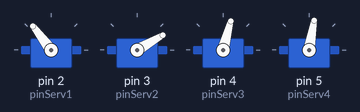
Bench run of a sketch on a simulated Arduino Uno, built with avr-gcc and run on an emulated ATmega328P. Parts: 4 × servo.

Above: at 0.05 s.
At 1.9 s:
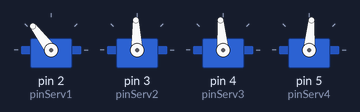
At 4.05 s:
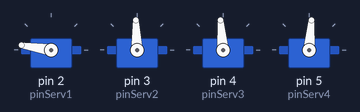
At 8.1 s:
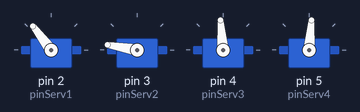
At 12.15 s:
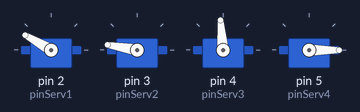
At 16.2 s:
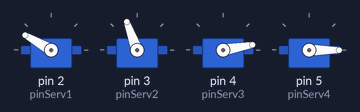
Timing chart, 0 to 18.6 s (numbered marks = the images above):
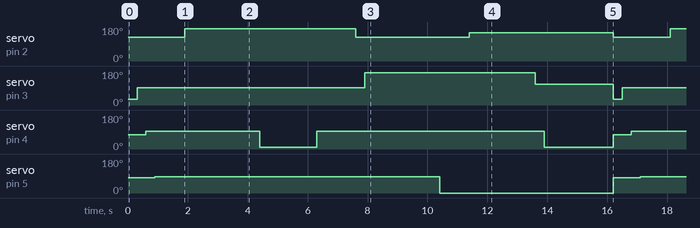

The sketch:

Braco_Robotico_Autonomo.ino
```cpp
// inclui bibilioteca do servomotor
#include <Servo.h>

// define pinos dos servos
#define pinServ1 2
#define pinServ2 3
#define pinServ3 4
#define pinServ4 5

// nomeia os servos
Servo serv1, serv2, serv3, serv4;

// cria as variavies dos angulos de cada motor
int motor1, motor2, motor3, motor4;

unsigned long mostradorTimer = 1;
const unsigned long intervaloMostrador = 1000;

void setup() {

  //inicia o monitor serial
  Serial.begin(9600);

  // atribui pinos dos servos
  serv1.attach(pinServ1);  // Base
  serv2.attach(pinServ2);  // Esquerda
  serv3.attach(pinServ3);  // Direita
  serv4.attach(pinServ4);  // Garra
}

void loop() {

  serv1.write(75);  // Base
  serv2.write(30);  // Esquerda
  serv3.write(75);  // Direta
  serv4.write(80);  // Garra

  serv1.write(127);
  delay(300);
  serv2.write(92);
  delay(300);
  serv3.write(95);
  delay(300);
  serv4.write(85);

  delay(1000);

  serv1.write(171);
  delay(300);
  serv2.write(92);
  delay(300);
  serv3.write(95);
  delay(300);
  serv4.write(85);

  delay(1000);

  serv1.write(171);
  delay(300);
  serv2.write(92);
  delay(300);
  serv3.write(10);
  delay(300);
  serv4.write(85);

  delay(1000);

  serv1.write(171);
  delay(300);
  serv2.write(92);
  delay(300);
  serv3.write(95);
  delay(300);
  serv4.write(85);

  delay(1000);

  serv1.write(127);
  delay(300);
  serv2.write(170);
  delay(300);
  serv3.write(95);
  delay(300);
  serv4.write(85);

  delay(1000);

  serv1.write(127);
  delay(300);
  serv2.write(170);
  delay(300);
  serv3.write(95);
  delay(300);
  serv4.write(0);

  delay(1000);

  serv1.write(150);
  delay(300);
  serv2.write(170);
  delay(300);
  serv3.write(95);
  delay(300);
  serv4.write(0);

  delay(1000);

  serv1.write(150);
  delay(300);
  serv2.write(110);
  delay(300);
  serv3.write(10);
  delay(300);
  serv4.write(0);

  delay(2000);
}
```

Measured:
- by itself, servo on pin 2 (pinServ1): 127° → 171° at 1.9 s, → 127° 5.7 s later, → 150° 3.8 s later, → 127° 4.8 s later, … (9 changes in this stretch)
- by itself, servo on pin 3 (pinServ2): 30° → 92° at 0.30 s, → 170° 7.6 s later, → 110° 5.7 s later, → 30° 2.6 s later, … (9 changes in this stretch)
- by itself, servo on pin 4 (pinServ3): repeats every 16.2 s: 10° 1.9 s, 95° 7.6 s, 10° 2.3 s, 75° 0.60 s, 95° 3.8 s
- by itself, servo on pin 5 (pinServ4): 80° → 85° at 0.90 s, → 0° 9.5 s later, → 80° 5.8 s later, → 85° 0.90 s later, … (7 changes in this stretch)
